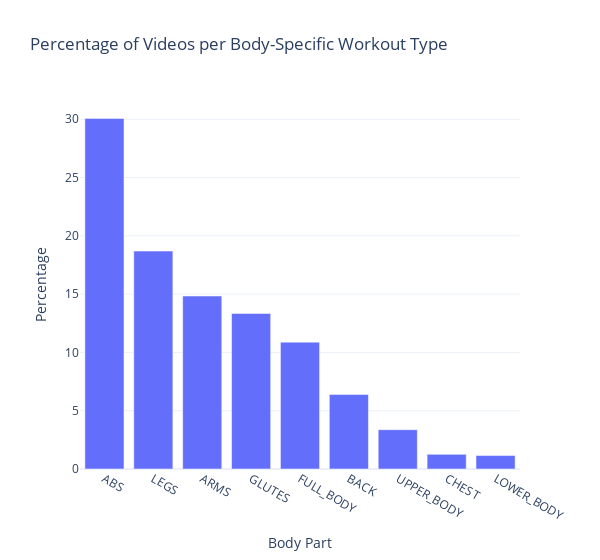

Source (notebook cell):
### Markdown cell above
In 2020, all the channels published more videos than usual hence why it is the year with the highest number of videos published. This is mostly because it was early in the covid19 pandemic and a lot more became interested in youtube workouts to stay in shape during the covid lockdown. AFter 2020, the number of videos produced by each channel naturally reduced back to its normal production. However, aside from MadFit and Rebecca-Louise, the other three channels had a quite a sharp decrease in the number of videos produced, most notably blogilates.

### Code cell
body_parts = ['FULL_BODY', 'UPPER_BODY', 'LOWER_BODY', 'CHEST', 'BACK', 'ABS', 'ARMS','LEGS', 'GLUTES']
df = videos_df[body_parts].agg('sum').reset_index(name='count').rename(columns={'index':'body_part'}).sort_values('count', ascending=False)
df['percentage'] = df['count']/ df['count'].sum() * 100
px.bar(df, 
       x='body_part', 
       y='percentage', 
       title='Percentage of Videos per Body-Specific Workout Type',
       labels={'body_part':'Body Part','percentage':'Percentage'},
       width=600)

### Figure 1 — Plotly figure (JSON) as saved in the notebook; plotly's stock layout.template omitted (floating-point values rounded to 4 significant figures)
{"data": [{"alignmentgroup": "True", "hovertemplate": "Body Part=%{x}<br>Percentage=%{y}<extra></extra>", "legendgroup": "", "marker": {"color": "#636efa", "pattern": {"shape": ""}}, "name": "", "offsetgroup": "", "orientation": "v", "showlegend": false, "textposition": "auto", "type": "bar", "x": ["ABS", "LEGS", "ARMS", "GLUTES", "FULL_BODY", "BACK", "UPPER_BODY", "CHEST", "LOWER_BODY"], "xaxis": "x", "y": [30.07, 18.69, 14.84, 13.34, 10.88, 6.392, 3.373, 1.256, 1.154], "yaxis": "y"}], "layout": {"barmode": "relative", "legend": {"tracegroupgap": 0}, "title": {"text": "Percentage of Videos per Body-Specific Workout Type"}, "width": 600, "xaxis": {"anchor": "y", "domain": [0, 1], "title": {"text": "Body Part"}}, "yaxis": {"anchor": "x", "domain": [0, 1], "title": {"text": "Percentage"}}}}
